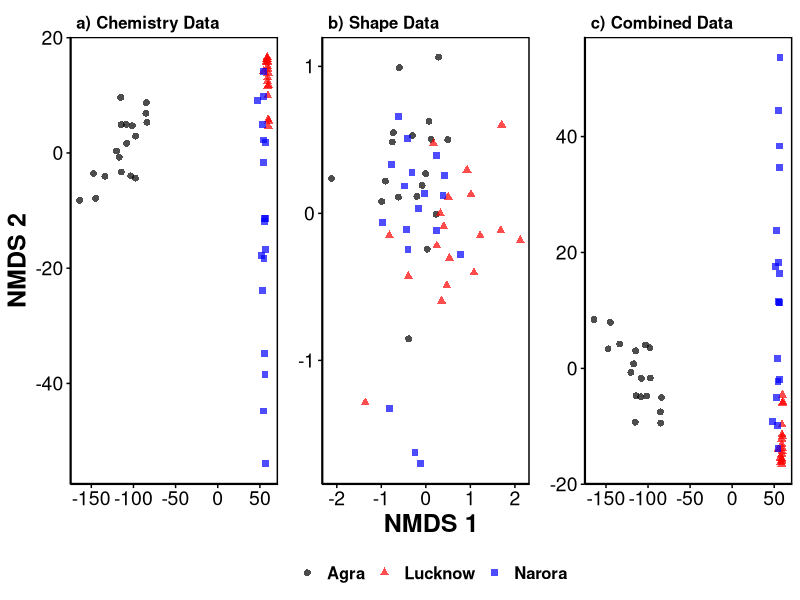
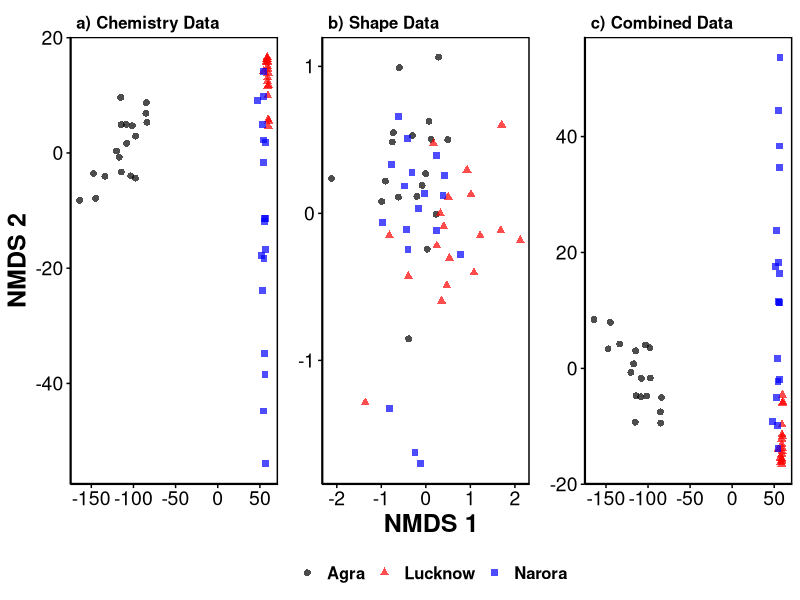
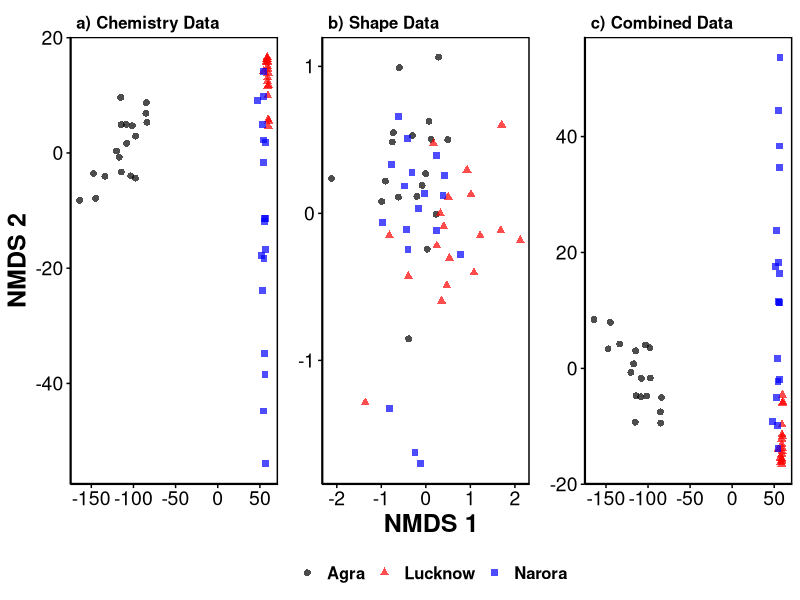

The R script that drew these images, in order:
# NMDS plots

library(tidyverse)

elements <- read_csv("Data/Elements NMDS Ordination.csv")
shapes <- read_csv("Data/Shape NMDS Ordination.csv")
combined <- read_csv("Data/Combined NMDS Ordination.csv")

full_dat <- bind_rows(elements, shapes, combined)

library(plyr)
full_dat$Site <- revalue(full_dat$Site, c("A"="Agra", "N"="Narora", "L" = "Lucknow"))

str(full_dat)

pALL <- ggplot(data = full_dat, aes(NMDS_x, NMDS_y))+
  xlab("NMDS 1") + ylab("NMDS 2") +
  geom_point(aes(color = Site, shape = Site), size = 2, alpha = 0.7) +  theme_bw()+ # scale_colour_manual(values=cbPalette) +
  theme(panel.grid.major = element_blank(), panel.grid.minor = element_blank()) +
  facet_wrap(~Data, scales = "free") + theme_classic() +  
  #scale_x_continuous(labels = c("-1", "-0.5", "0", "0.5", "1"), breaks = c(-1, -0.5, 0, 0.5, 1)) +
  #scale_y_continuous(labels = c("-1", "-0.5", "0", "0.5", "1"), breaks = c(-1, -0.5, 0, 0.5, 1)) +
  scale_colour_manual(values = c("black", "red", "blue")) +
  theme(axis.title.x = element_text(face="bold", colour="black", size = 18),
        axis.text.x  = element_text(colour="black", size = 14), 
        axis.title.y = element_text(face="bold", colour="black", size = 18),
        axis.text.y  = element_text(colour="black", size = 14),
        axis.ticks = element_line(colour="black"),
        strip.text = element_text(colour="black", face = "bold", size = 12, hjust=0),
        strip.background = element_rect(colour = "white"),
        #legend.justification=c(1,0), legend.position="right",
        panel.border = element_rect(colour = "black", fill=NA, size = 1),
        #legend.key.size = unit(1, "cm"),
        legend.title=element_blank(),
        legend.text = element_text(size = 12, face = "bold"),
        legend.position = "bottom",
        panel.spacing = unit(1, "lines") # adjusts spacing of panels
  )

pALL

ggsave("plots/NMDS Ordination plots.pdf", units = "cm", width = 21, height = 10)
ggsave("plots/NMDS Ordination plots.png", units = "cm", width = 21, height = 10, dpi = 600)
